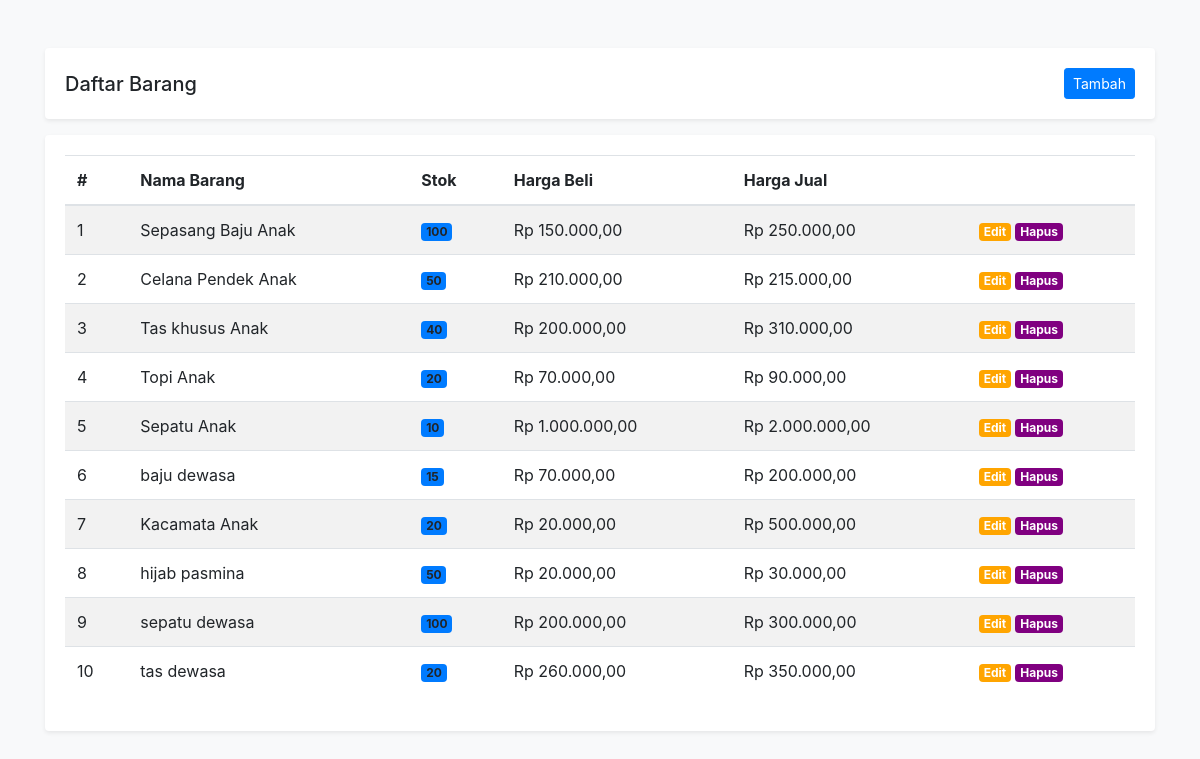
/barang/get_barang.php (signed in), run on the app's committed database.
### tables this page shows
CREATE TABLE `barang` (
  `id` int(11) NOT NULL,
  `nama` varchar(100) NOT NULL,
  `stok` varchar(4) NOT NULL,
  `harga_beli` varchar(100) NOT NULL,
  `harga_jual` varchar(100) NOT NULL
);

### koneksi.php (called while the page is built, shortened)
<?php
class Database
{
  var $host = "localhost";
  var $username = "root";
  var $password = "";
  var $database = "penjualan";
  function __construct()
  {
    $this->koneksi = mysqli_connect($this->host, $this->username, $this->password, $this->database);
  }
  function get_barang()
  {
    $data = mysqli_query($this->koneksi, "select * from barang");
    while ($row = mysqli_fetch_array($data)) {
      $result[] = $row;
    }
    return $result;
  }
}

### barang/get_barang.php (the view, shortened to what this page needs)
<?php
include('../koneksi.php');
$db = new Database();
$barang = $db->get_barang();
?>
<!doctype html>
<html lang="en">
<head>
  <link rel="stylesheet" href="../node_modules/bootstrap/dist/css/bootstrap.min.css">
</head>
<body class="bg-light">
  <header class="container-md mt-md-5 mt-3">
    <div class="card border-0 shadow-sm">
      <div class="card-body d-flex align-items-center justify-content-between">
        <h5 class="m-0">Daftar Barang</h5>
        <a href="create_barang.php" class="btn btn-primary btn-sm">Tambah</a>
      </div>
    </div>
  </header>
  <main class="container-md py-md-3 py-3">
    <div class="card border-0 shadow-sm">
      <div class="card-body">
        <table class="table table-striped">
          <thead>
            <tr>
              <th>#</th>
              <th>Nama Barang</th>
              <th>Stok</th>
              <th>Harga Beli</th>
              <th>Harga Jual</th>
              <th></th>
            </tr>
          </thead>
          <tbody>
            <?php
            foreach ($barang as $key => $b) {
            ?>
              <tr>
                <td><?= $key + 1; ?></td>
                <td><?= $b['nama'] ?></td>
                <td><span class="badge bg-primary"><?= $b['stok'] ?></span></td>
                <td>Rp <?= number_format($b['harga_beli'], 2, ',', '.') ?></td>
                <td>Rp <?= number_format($b['harga_jual'], 2, ',', '.') ?></td>
                <td class="text-end">
                  <a href="update_barang.php?id=<?= $b['id'] ?>" class="text-decoration-none text-white badge "style="background-color:orange; color:white">Edit</a>
                  <a href="process_barang.php?id=<?= $b['id'] ?>&action=delete" class="text-decoration-none text-white badge bg-read "style="background-color:purple; color:white">Hapus</a>
                </td>
              </tr>
            <?php
            }
            ?>
          </tbody>
        </table>
      </div>
    </div>
  </main>
</body>
</html>

### data on the page
barang: nama "Sepasang Baju Anak", stok "100", harga_beli "150.000,00", harga_jual "250.000,00"
barang: nama "Celana Pendek Anak", stok "50", harga_beli "210.000,00", harga_jual "215.000,00"
barang: nama "Tas khusus Anak", stok "40", harga_beli "200.000,00", harga_jual "310.000,00"
barang: nama "Topi Anak", stok "20", harga_beli "70.000,00", harga_jual "90.000,00"
barang: nama "Sepatu Anak", stok "10", harga_beli "1.000.000,00", harga_jual "2.000.000,00"
barang: nama "baju dewasa", stok "15", harga_beli "70.000,00", harga_jual "200.000,00"
barang: nama "Kacamata Anak", stok "20", harga_beli "20.000,00", harga_jual "500.000,00"
barang: nama "hijab pasmina", stok "50", harga_beli "20.000,00", harga_jual "30.000,00"
barang: nama "sepatu dewasa", stok "100", harga_beli "200.000,00", harga_jual "300.000,00"
barang: nama "tas dewasa", stok "20", harga_beli "260.000,00", harga_jual "350.000,00"
